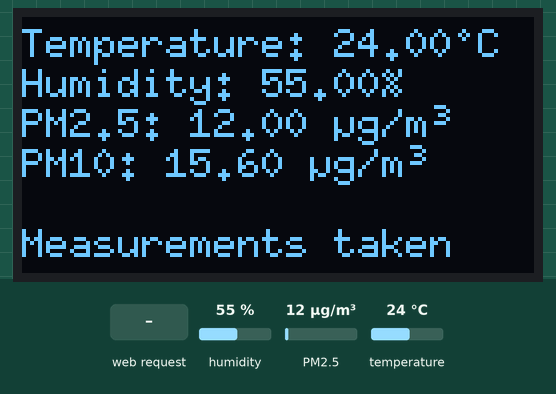
Bench run of a sketch on a simulated ESP8266 (NodeMCU). Shown: 128×64 one-colour display. Inputs (shaded band) come from the test bench; at power-on: humidity 55 %, PM2.5 12 µg/m³, temperature 24 °C. WiFi joins after 1.5 s; servers stay silent unless stated; what the sketch prints to the serial monitor is not drawn.

Above: at 2.7 s.
2.8 s: HTTP request GET / received
At 19.5 s:
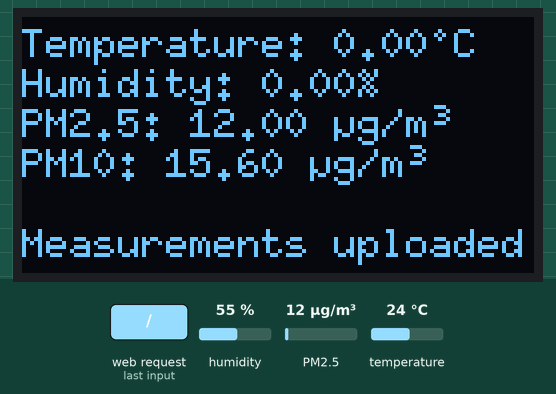
20.5 s: humidity set to 22 %
At 36.3 s:
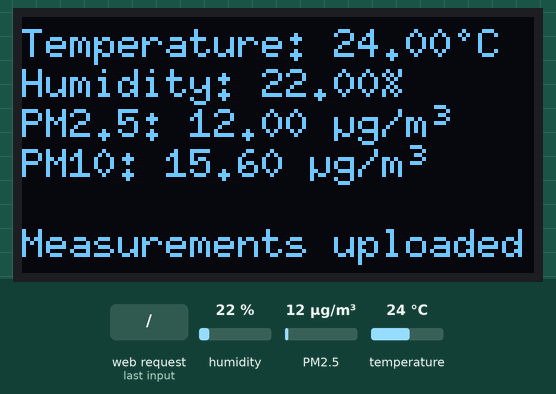
36.8 s: PM2.5 set to 6 µg/m³
At 51.9 s:
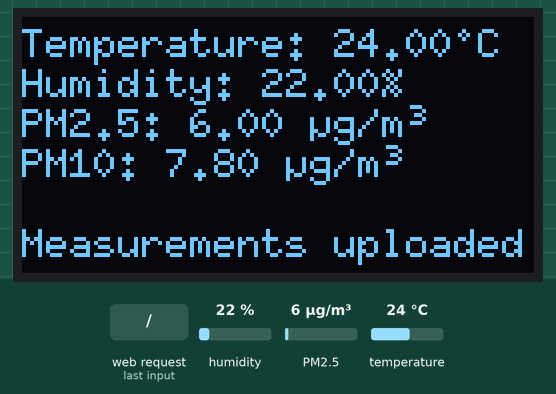
53.0 s: temperature set to 12 °C
At 68.6 s:
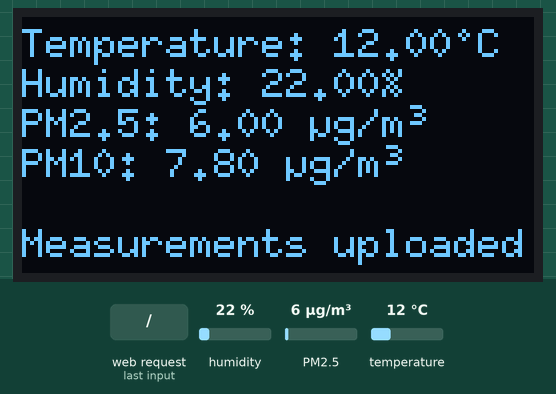
69.3 s: PM2.5 set to 75 µg/m³
At 85.4 s:
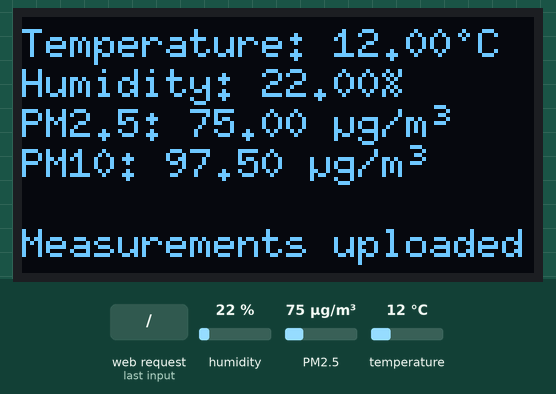
Timing chart, 0 to 86.5 s (numbered marks = the images above; inputs shaded):
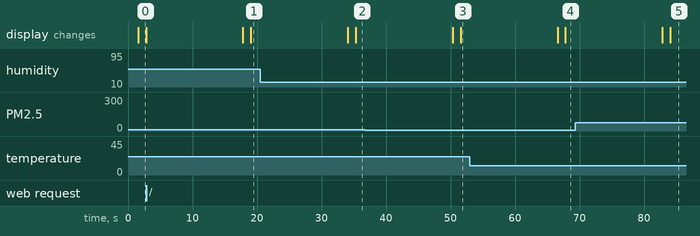

Measured:
- after the input at 2.8 s, the display: first changes after 15.0 s (image 1 shows a later state)
- after the input at 36.8 s, the display: first changes after 13.5 s (image 3 shows a later state)
- after the input at 53.0 s, the display: first changes after 13.6 s (image 4 shows a later state)
- after the input at 69.3 s, the display: first changes after 13.5 s (image 5 shows a later state)
- what the display in image 0 shows lasts 1.2 s, from 1.6 s to 2.8 s

The sketch:

Thingspeak_SDS011_DHT11_Raw_Corrected_Screen.ino
```cpp
#include <DHT.h>
#include <DHT_U.h>
#include <ESP8266WiFi.h>
#include <ESP8266WebServer.h>
#include <SDS011.h>
#include <SoftwareSerial.h>

// SH1106 OLED display related libraries
#include <Arduino.h>
#include <U8g2lib.h>
#ifdef U8X8_HAVE_HW_SPI
#include <SPI.h>
#endif
#ifdef U8X8_HAVE_HW_I2C
#include <Wire.h>
#endif
U8G2_SH1106_128X64_NONAME_F_HW_I2C u8g2(U8G2_R0, /* reset=*/ U8X8_PIN_NONE);

/// Sensor pin setup
#define SDS_RX D5 //The cable from the SDS011 TXD pin goes to the defined pin on the 8266 board (i.e. tx goes to rx)
#define SDS_TX D6 //The cable from the SDS011 RXD pin goes to the defined pin on the 8266 board (i.e. rx goes to tx)
#define DHTPIN D4
#define DHTTYPE DHT11   //DHT type : DHT11, DHT21, or DHT22

// Network connectivity setup
const char* ssid     = "Your WiFi SSID";
const char* password = "Your WiFi Password";
const char* host = "api.thingspeak.com";
String apiKey = "Your Thingspeak channel write API key"; // thingspeak.com api key goes here

// Constant character setup, used for displaying symbols on OLED screen
const char DEGREE_SYMBOL[] = { 0xB0, '\0' }; // used for displaying degree symbol on OLED screen
const char MICRON_SYMBOL[] = { 0xB5, '\0' }; // used for displaying micron symbol on OLED screen
const char CUBED_SYMBOL[] = { 0xB3, '\0' }; // used for displaying subscript symbol on OLED screen


// Float setup for air structure calculations
float p10,p25;
int error;

struct Air {
  float pm25;
  float pm10;
  float humidity;
  float temperature;
};


DHT_Unified dht(DHTPIN, DHTTYPE);
ESP8266WebServer server(80);
WiFiClient client;
SDS011 sds;

void setup() {
  Serial.begin(9600);
  sds.begin(SDS_RX,SDS_TX); // starts SDS011 sensor
  dht.begin(); // starts DHT sensor
  u8g2.begin(); // starts OLED screen
  connectToWiFi();
}

void loop() {
  Air airData = readPolution();

  // define strings that contain measurement values destined for OLED display
  String tempdisplay = "Temperature: " + String(airData.temperature) + DEGREE_SYMBOL + "C";
  String humiditydisplay = "Humidity: " + String(airData.humidity) + "%";
  String pm25display = "PM2.5: " + String(p25) + " " + MICRON_SYMBOL + "g/m" + CUBED_SYMBOL;
  String pm10display = "PM10: " + String(p10) + " "  + MICRON_SYMBOL + "g/m" + CUBED_SYMBOL;
  String fixed = F("COPY from FLASH"); // this line needed for u8g2 for displaying defined strings in drawStr

   //display measurements on OLED with measurements taken status
  u8g2.clearBuffer();          // clear the internal memory
  u8g2.setFont(u8g2_font_6x10_tf);
  u8g2.drawStr(0,10,tempdisplay.c_str());
  u8g2.drawStr(0,20,humiditydisplay.c_str());
  u8g2.drawStr(0,30,pm25display.c_str());
  u8g2.drawStr(0,40,pm10display.c_str());
  u8g2.drawStr(0,60, "Measurements taken");
  u8g2.sendBuffer();

  if (client.connect(host,80) & airData.pm25 > 0.0) {
    String postStr = apiKey;
    postStr +="&field1=";
    postStr += String(p25);
    postStr +="&field2=";
    postStr += String(p10);
    postStr +="&field3=";
    postStr += String(airData.temperature);
    postStr +="&field4=";
    postStr += String(airData.humidity);
    postStr +="&field5=";
    postStr += String(airData.pm25);
    postStr +="&field6=";
    postStr += String(airData.pm10);
    postStr += "\r\n\r\n";

    client.print("POST /update HTTP/1.1\n");
    client.print("Host: api.thingspeak.com\n");
    client.print("Connection: close\n");
    client.print("X-THINGSPEAKAPIKEY: "+apiKey+"\n");
    client.print("Content-Type: application/x-www-form-urlencoded\n");
    client.print("Content-Length: ");
    client.print(postStr.length());
    client.print("\n\n");
    client.print(postStr);
  }
  client.stop();

  //add one second delay before updating OLED status
  delay(1000);

  //display measurements on OLED with measurements uploded status
  u8g2.clearBuffer();          // clear the internal memory
  u8g2.setFont(u8g2_font_6x10_tf);
  u8g2.drawStr(0,10,tempdisplay.c_str());
  u8g2.drawStr(0,20,humiditydisplay.c_str());
  u8g2.drawStr(0,30,pm25display.c_str());
  u8g2.drawStr(0,40,pm10display.c_str());
  u8g2.drawStr(0,60, "Measurements uploaded");
  u8g2.sendBuffer();

  delay(15000);

  server.handleClient();
}

void connectToWiFi(){
  WiFi.mode(WIFI_STA);
  WiFi.begin(ssid, password);

  Serial.print("Connecting to ");
  Serial.println(ssid);

  while (WiFi.status() != WL_CONNECTED) {
    delay(500);
    Serial.print(".");
  }

  Serial.println("");
  Serial.println("WiFi connected");
  Serial.println("IP address: ");
  Serial.println(WiFi.localIP());
  startServer();
}

void startServer(){
  server.on("/", handleRoot);
  server.begin();
  Serial.println("HTTP server started");
}

void handleRoot() {
    Air airData = readPolution();
    server.send(200, "text/plain", "PM2.5: " + String(p25) + " raw, " + String(airData.pm25) + " (" + String(calculatePolutionPM25(airData.pm25)) + "% normy) | PM10: " + String(p10) + " raw, " +  String(airData.pm10) + " (" + String(calculatePolutionPM10(airData.pm10)) + "% normy) | Temperature: " + airData.temperature + " | Humidity: " + airData.humidity);
}

Air readPolution(){
  float temperature, humidity;
  error = sds.read(&p25,&p10);
  if (!error) {
    sensors_event_t event;
    dht.temperature().getEvent(&event);
    if (isnan(event.temperature)) {
      Serial.println("Error reading temperature!");
    } else {
      temperature = event.temperature;
    }

    dht.humidity().getEvent(&event);
    if (isnan(event.relative_humidity)) {
      Serial.println("Error reading humidity!");
    } else {
      humidity = event.relative_humidity;
    }

    Air result = (Air){normalizePM25(p25/10, humidity), normalizePM10(p10/10, humidity), humidity, temperature};
    return result;
  } else {
    Serial.println("Error reading SDS011");
    return (Air){0.0, 0.0, 0.0, 0.0};
  }
}

//Correction algorythm thanks to help of Zbyszek Kiliański (Krakow Zdroj)
float normalizePM25(float pm25, float humidity){
  return pm25/(1.0+0.48756*pow((humidity/100.0), 8.60068));
}

float normalizePM10(float pm10, float humidity){
  return pm10/(1.0+0.81559*pow((humidity/100.0), 5.83411));
}

float calculatePolutionPM25(float pm25){
  return pm25*100/25;
}

float calculatePolutionPM10(float pm10){
  return pm10*100/50;
}
```
